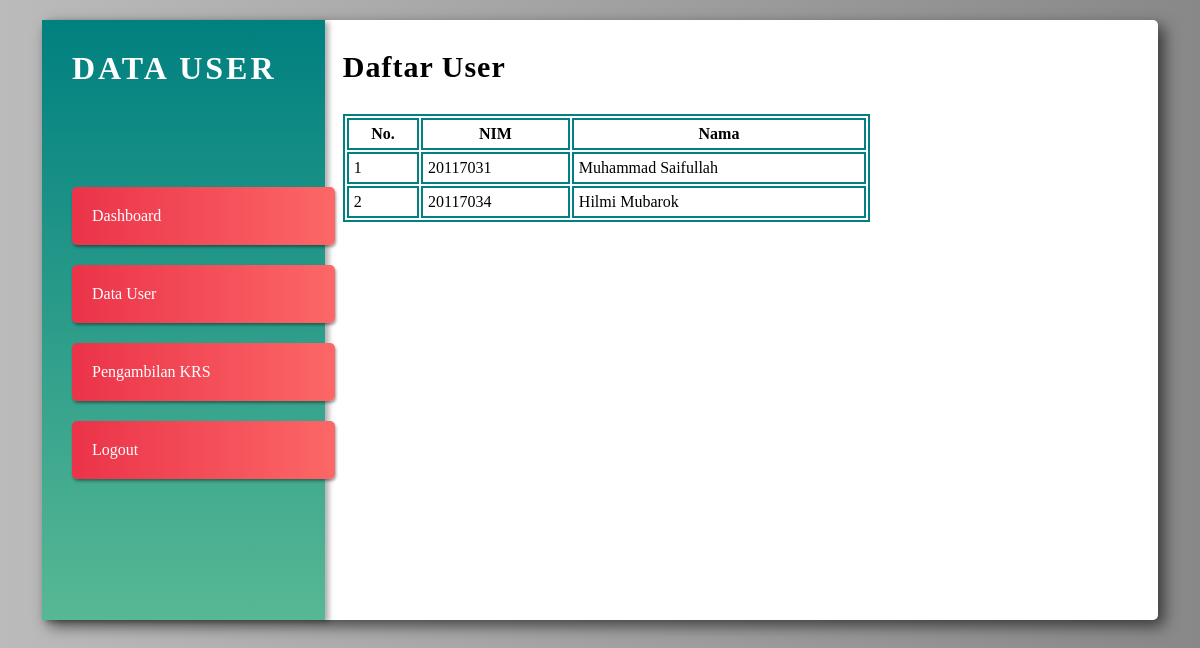
Before: /admin/user.php (signed in) with the older database file.
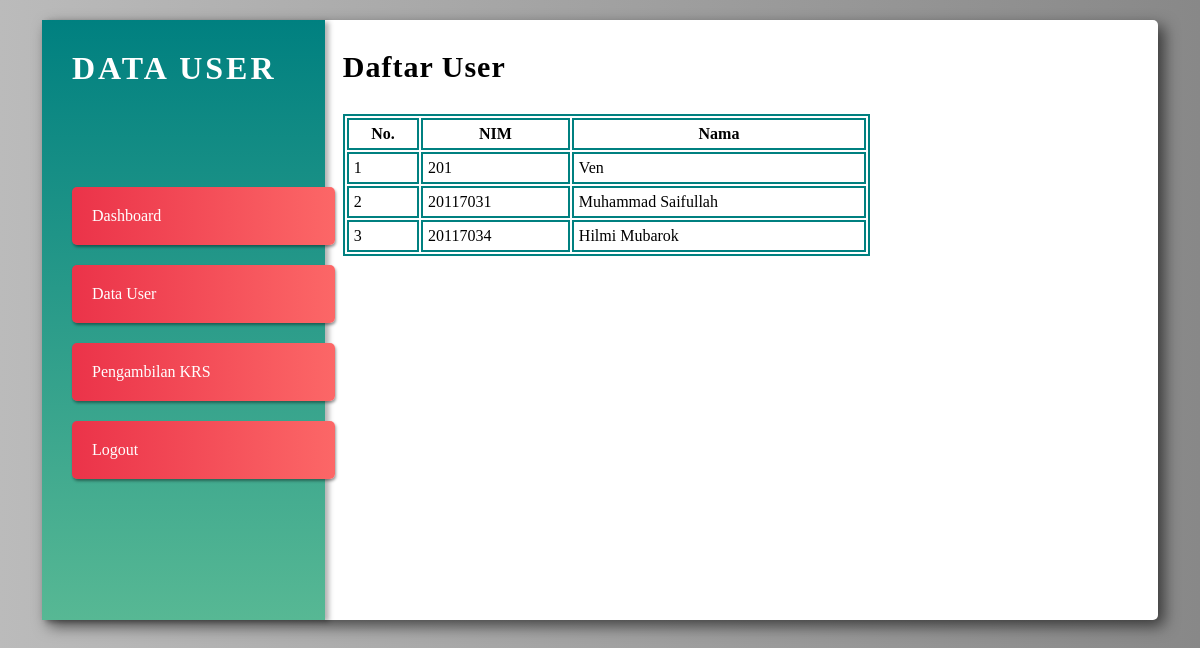
After: the same page with the newer database file.
### tables this page shows
CREATE TABLE `user` (
  `nim` int(11) NOT NULL,
  `nama` varchar(50) NOT NULL,
  `password` text NOT NULL,
  `status` int(11) DEFAULT NULL
);

### admin/user.php (the view, shortened to what this page needs)
<?php include '../config.php'; ?>
<!DOCTYPE html>
<html lang="en">
<head>
	<link rel="stylesheet" href="../assets/css/dashboard.css">
</head>
<body>
	<div class="wrapper">
		<div class="menu">
			<h1 class="heading">Data User</h1>
			<ul>
				<li>
					<a href="dashboard.php">Dashboard</a>
				</li>
				<li>
					<a href="user.php">Data User</a>
				</li>
				<li>
					<a href="krs.php">Pengambilan KRS</a>
				</li>
				<li>
					<a href="logout.php">Logout</a>
				</li>
			</ul>
		</div>
		<div class="content">
			<div class="admin">
				<h2>Daftar User</h2>
				<table>
					<tr>
						<th>No.</th>
						<th>NIM</th>
						<th>Nama</th>
					</tr>
<?php
	$query = "SELECT * FROM user";
	$res   = mysqli_query($conn, $query);
	$no    = 1;
	while($row = mysqli_fetch_assoc($res)):
?>
					<tr>
						<td><?= $no ?></td>
						<td><?= $row['nim'] ?></td>
						<td><?= $row['nama'] ?></td>
					</tr>
<?php $no++; endwhile ?>
				</table>
			</div>
		</div>
	</div>
</body>
</html>

Changed rows visible on the page:
added user: nim "201", nama "Ven"
